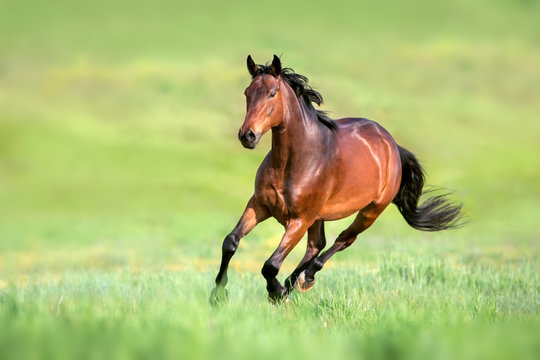
#> input picture data/horse.jpg, 540 x 360 px
$ python crop_image.py
#> lines starting #> are read from the running program, lines starting #| are printed output that depends on the picture
import cv2


def cropped_image(img, crop_list):
    """
    crop the image
    Args:
        img: input image
        crop_list: crop list with [x1, y1, x2, y2]

    Returns:
        crop image
    """
    crop_img = img[crop_list[1]:crop_list[3], crop_list[0]:crop_list[2]]  # y1:y2, x1:x2
    return crop_img


def main():
    image_path = "../data/horse.jpg"
    image = cv2.imread(image_path)
#> image is the input picture: shape (360, 540, 3); mean B, G, R 115, 190.9, 174.8

    crop_list = [193, 44, 472, 310]  # x1, y1, x2, y2
    crop_image = cropped_image(image, crop_list)
#> in cropped_image, `crop_img = img[crop_list[1]:crop_list[3], crop_list[0]:crop_list[2]]`:
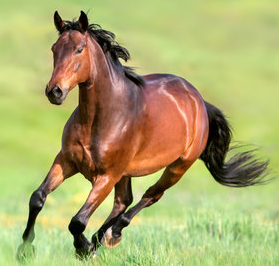
#> crop_img: shape (266, 279, 3); mean B, G, R 107.9, 169.1, 170.8
    cv2.imshow("original image", image)
    cv2.imshow("crop image", crop_image)
    cv2.waitKey(0)
    cv2.destroyAllWindows()


if __name__ == "__main__":
    main()

$ run again, with data/document.jpg copied over data/horse.jpg
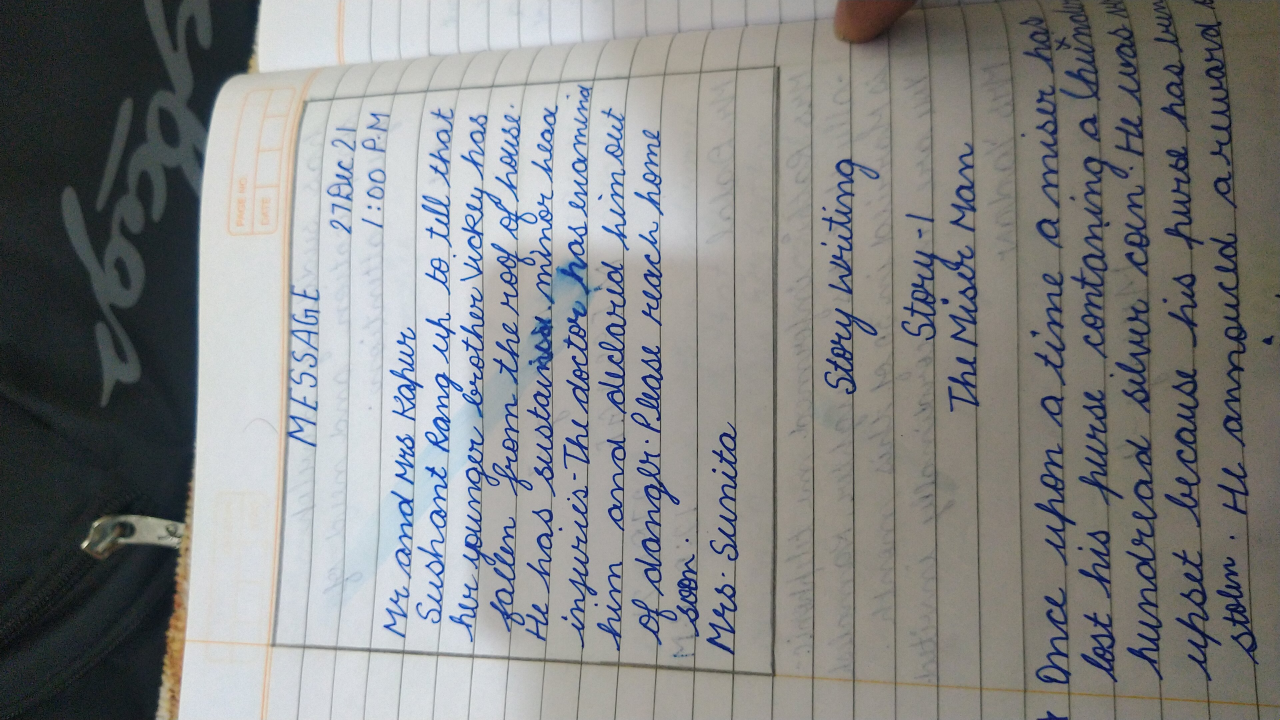
#> input picture data/document.jpg, 3840 x 2160 px (shown at 1/3 size)
#> in main, image is the input picture: shape (2160, 3840, 3); mean B, G, R 132.6, 133.1, 131.9
#> in cropped_image, `crop_img = img[crop_list[1]:crop_list[3], crop_list[0]:crop_list[2]]`:
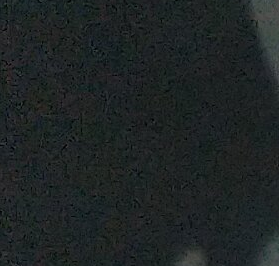
#> crop_img: shape (266, 279, 3); mean B, G, R 36.7, 36.3, 30.6
